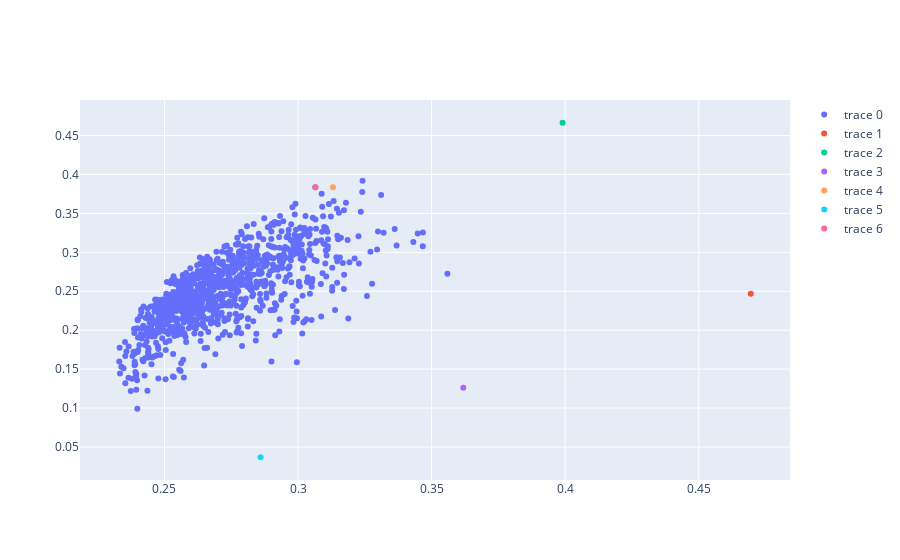

Notebook code for this chart:
### Code cell
fig = go.Figure([
    go.Scatter(
        x=df['std'],
        y=df['return'],
        mode='markers'
    )
])


for each in stocks:

    fig.add_trace(go.Scatter(
            x=np.array(stockPerformanceAnnualised(ptf[each]['daily_return'])[1]),
            y=np.array(stockPerformanceAnnualised(ptf[each]['daily_return'])[0]),
            mode='markers',
            text = each))
    
fig.add_trace(go.Scatter(
            x=np.array(df.loc[opt_weights_loc]['std']),
            y=np.array(df.loc[opt_weights_loc]['return']),
            mode='markers',
            text = 'Optimal portolio'))

fig.show()

### Figure 1 — Plotly figure (JSON) as saved in the notebook; plotly's stock layout.template omitted (floating-point values rounded to 4 significant figures; data arrays with more than 128 entries replaced by an {"elided": "..."} marker saying what was removed)
{"data": [{"mode": "markers", "type": "scatter", "x": {"elided": "1000 float values"}, "y": {"elided": "1000 float values"}}, {"mode": "markers", "text": "SPOT", "type": "scatter", "x": [0.4695], "y": [0.2469]}, {"mode": "markers", "text": "PYPL", "type": "scatter", "x": [0.399], "y": [0.4664]}, {"mode": "markers", "text": "BABA", "type": "scatter", "x": [0.3619], "y": [0.1261]}, {"mode": "markers", "text": "MSFT", "type": "scatter", "x": [0.3131], "y": [0.3836]}, {"mode": "markers", "text": "MO", "type": "scatter", "x": [0.286], "y": [0.03683]}, {"mode": "markers", "text": "Optimal portolio", "type": "scatter", "x": [0.3065], "y": [0.3834]}], "layout": {"autosize": true, "xaxis": {"autorange": true, "range": [0.2192, 0.4833], "type": "linear"}, "yaxis": {"autorange": true, "range": [0.005362, 0.4979], "type": "linear"}}}
